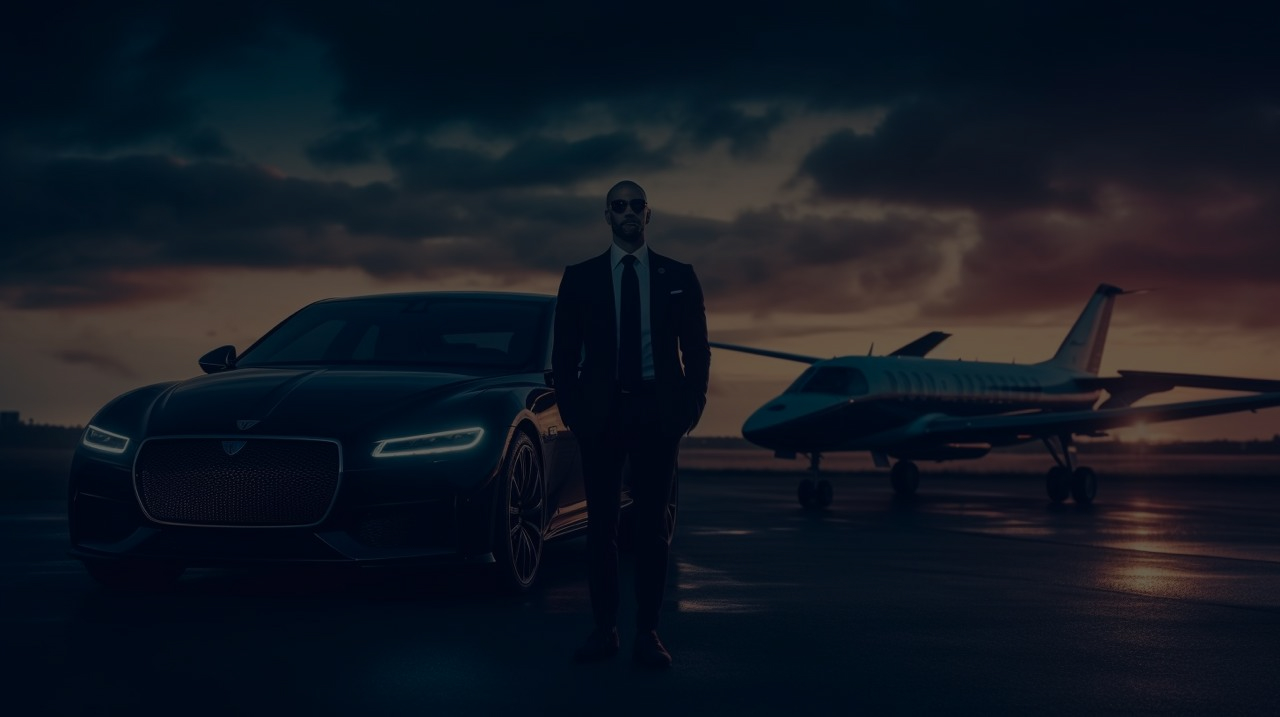
#> input picture news_bot/src/images/vision/MacBook Pro 14_ - 1.jpg, 1280 x 717 px
$ python image.py   (older library calls are emulated)
#> lines starting #> are read from the running program, lines starting #| are printed output that depends on the picture
import textwrap

import cv2
import numpy as np

from PIL import ImageFont, ImageDraw, Image


class ConvertImage:

    def __init__(
            self,
            title="Заголовок",
            # group_name="Название группы",
            _path_to_image="../../../src/images/vision/MacBook Pro 14_ - 1.jpg",
            _path_to_save_image="test.png",
            _path_to_font="../../../src/fonts/Gilroy-ExtraBold.ttf",
            font_size_title=42,
            # font_size_group=28
    ):
        self._title = title
        # self._group_name = group_name

        self._path_to_image = _path_to_image
        self._path_to_save_image = _path_to_save_image
        self._path_to_font = _path_to_font

        self._image = self.__get_start_image()
#> in __get_start_image, image is the input picture: PIL image 1280x717 RGB; mean R, G, B 19.1, 24.8, 34.7
        self._draw = self.__get_draw()

        self._size_title = font_size_title
        # self._size_group = font_size_group

        self._font_title = self.__get_font(font_size_title)
        # self._font_group = self.__get_font(font_size_group)

    def convert_image(self):
        # position_title = ((int)(self._image.width/10), (int)(self._image.height/10))
        # position_title = ((int)(self._image.width / 2), (int)(self._image.height / 2))
        fill = (255, 255, 255, 0)
        text = textwrap.wrap(self._title, width=self._size_title)

        current_h = self._image.height / 2
#> current_h = 358.5
        for line in text:
            w, h = self._draw.textsize(line, font=self._font_title)
            position_title = (((self._image.width - w) / 2), current_h)
            self._draw.text(
                position_title,
                line,
                # anchor="ma",
                font=self._font_title,
                fill=fill
            )

            current_h += h + 10
#> this loop made 2 passes
#> (w, h, position_title, current_h) on passes 1 to 2: (1006, 48, (137, 358.5), 416.5), (711, 45, (284.5, 416.5), 471.5)
#> after the loop, current_h = 471.5

        # position_group = ((int)(self._image.width*7/10), (int)(self._image.height/10))
        # self._draw.text(
        #     position_group,
        #     self._group_name,
        #     font=self._font_group,
        #     fill=fill
        # )

    def __get_start_image(self):
        # image = np.load(self._path_to_image)
        # image = Image.fromarray(image)

        image = Image.open(self._path_to_image)
        data = np.asarray(image)
        image = Image.fromarray(data)

        return image

    def __get_draw(self):
        draw = ImageDraw.Draw(self._image)

        return draw

    def __get_font(self, font):
        return ImageFont.truetype(self._path_to_font, font)

    def save_image(self):
        image = cv2.cvtColor(np.array(self._image), cv2.COLOR_RGB2RGBA)
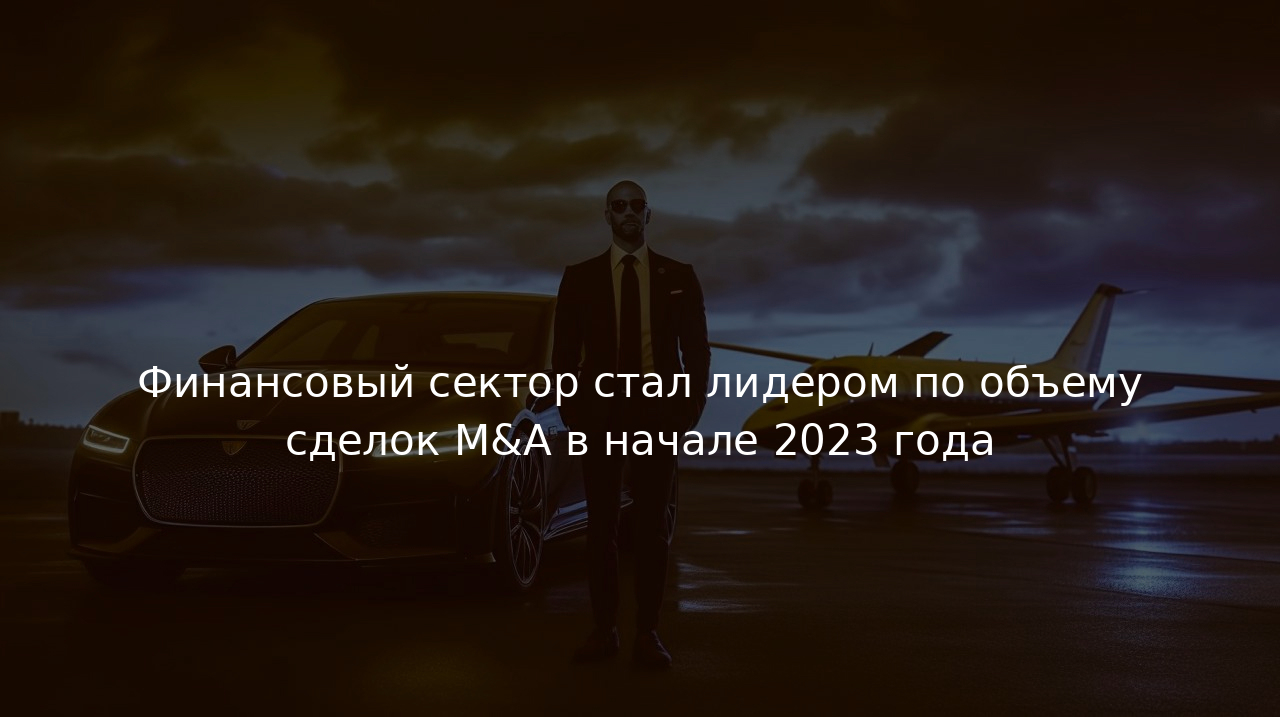
#> image: shape (717, 1280, 4); mean B, G, R, A 22.7, 28.3, 38, 255
        image = Image.fromarray(image)

        image.save(self._path_to_save_image)


if __name__ == '__main__':
    image_ = ConvertImage(title="Финансовый сектор стал лидером по объему сделок M&A в начале 2023 года")
    image_.convert_image()
    image_.save_image()

$ run again, with news_bot/src/images/vision/MacBook Pro 14_ - 10.jpg copied over news_bot/src/images/vision/MacBook Pro 14_ - 1.jpg
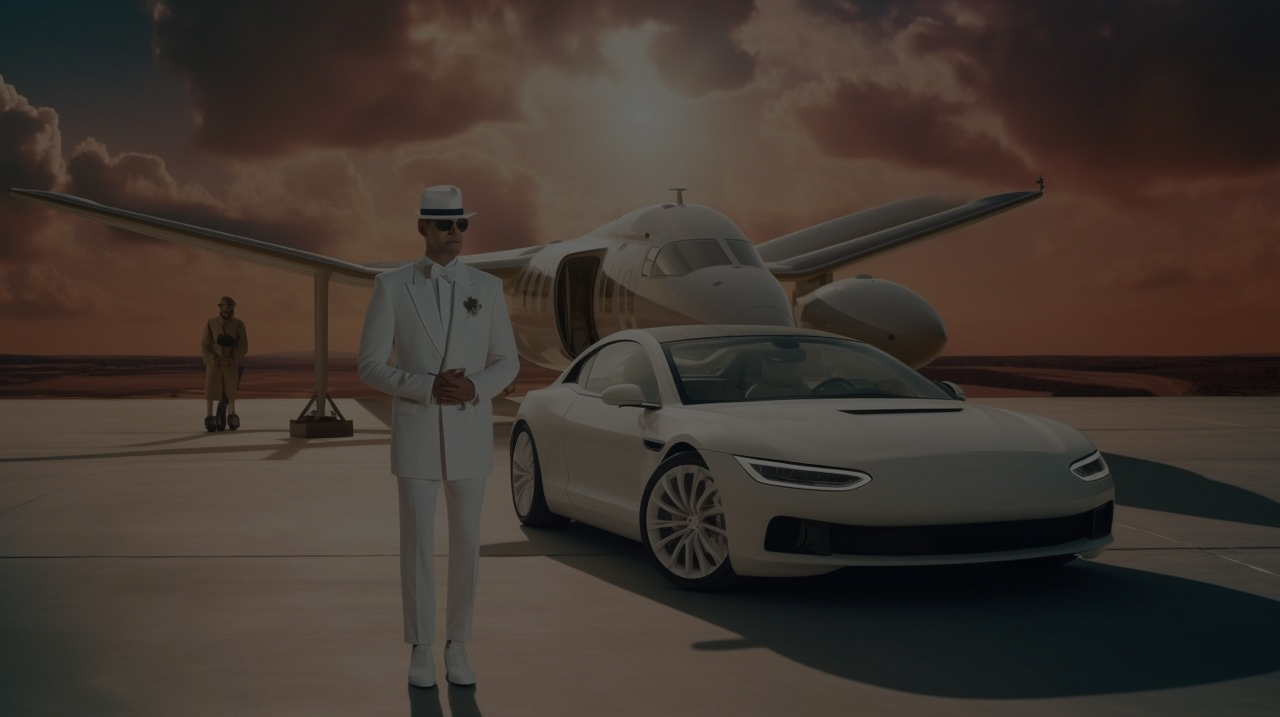
#> input picture news_bot/src/images/vision/MacBook Pro 14_ - 10.jpg, 1280 x 717 px
#> in __get_start_image, image is the input picture: PIL image 1280x717 RGB; mean R, G, B 63.7, 54, 47.4
#> the loop in convert_image, `for line in text:` made 2 passes
#> (w, h, position_title, current_h) on passes 1 to 2: (1006, 48, (137, 358.5), 416.5), (711, 45, (284.5, 416.5), 471.5)
#> after the loop in convert_image, `for line in text:`: current_h = 471.5
#> in save_image, `image = cv2.cvtColor(np.array(self._image), cv2.COLOR_RGB2RGBA)`:
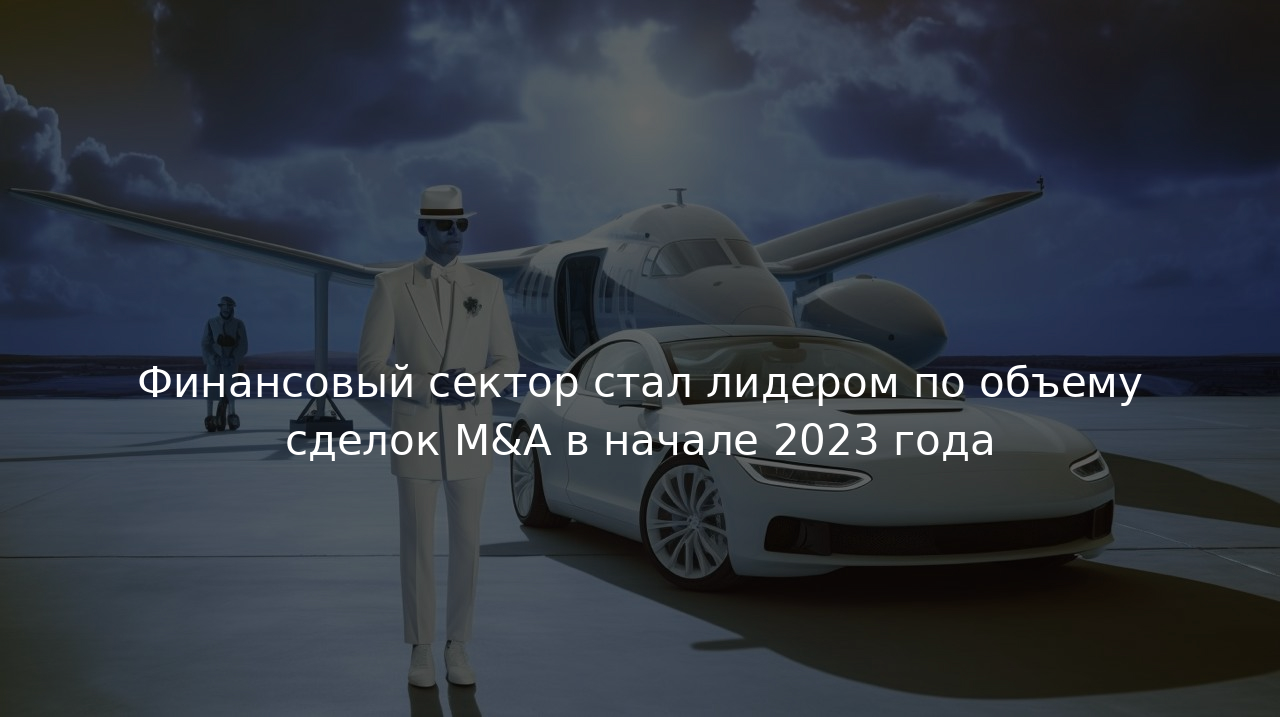
#> image: shape (717, 1280, 4); mean B, G, R, A 66.6, 57, 50.5, 255

$ run again, with news_bot/src/images/vision/MacBook Pro 14_ - 11.jpg copied over news_bot/src/images/vision/MacBook Pro 14_ - 1.jpg
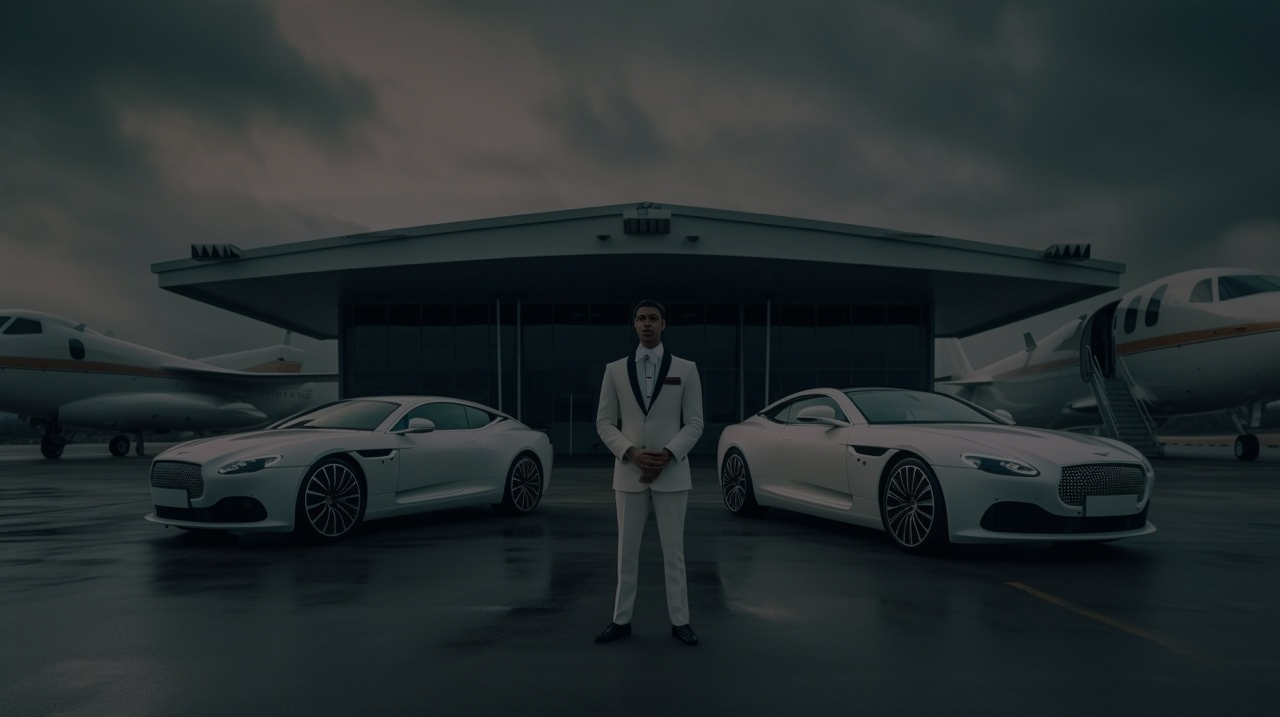
#> input picture news_bot/src/images/vision/MacBook Pro 14_ - 11.jpg, 1280 x 717 px
#> in __get_start_image, image is the input picture: PIL image 1280x717 RGB; mean R, G, B 37.5, 45.6, 47
#> the loop in convert_image, `for line in text:` made 2 passes
#> (w, h, position_title, current_h) on passes 1 to 2: (1006, 48, (137, 358.5), 416.5), (711, 45, (284.5, 416.5), 471.5)
#> after the loop in convert_image, `for line in text:`: current_h = 471.5
#> in save_image, `image = cv2.cvtColor(np.array(self._image), cv2.COLOR_RGB2RGBA)`:
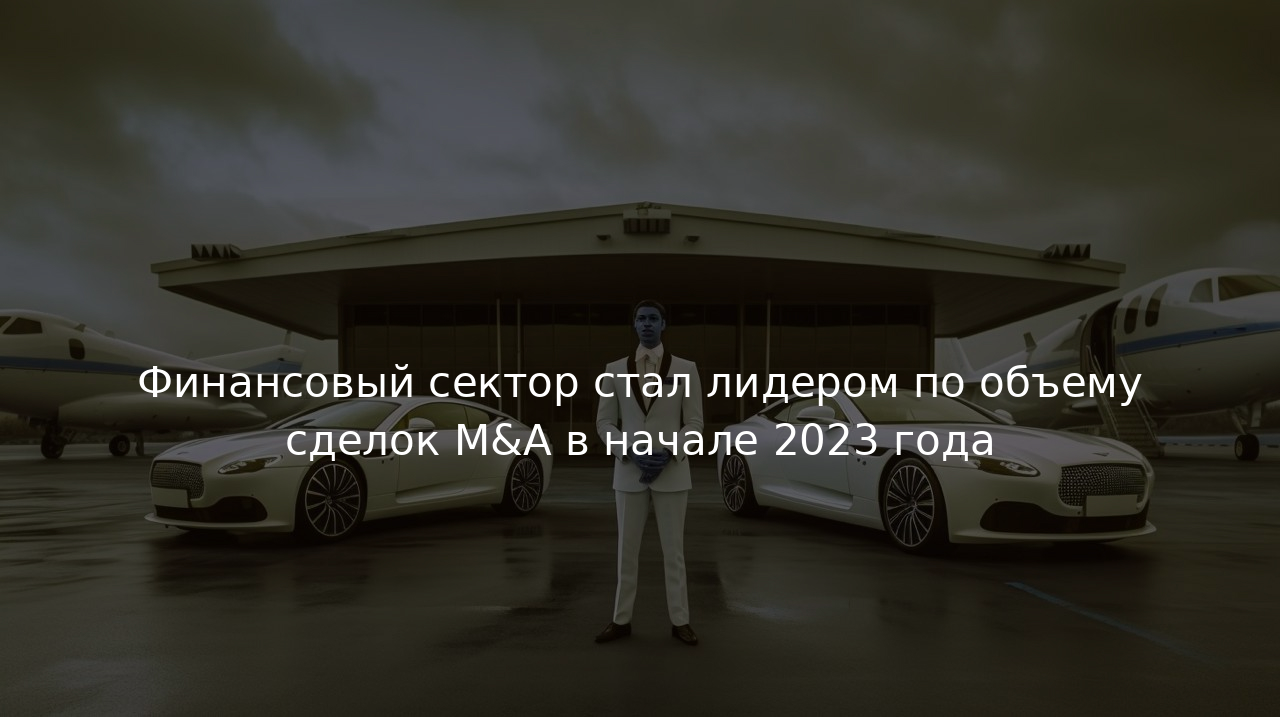
#> image: shape (717, 1280, 4); mean B, G, R, A 40.8, 48.8, 50.1, 255

$ run again, with news_bot/src/images/vision/MacBook Pro 14_ - 12.jpg copied over news_bot/src/images/vision/MacBook Pro 14_ - 1.jpg
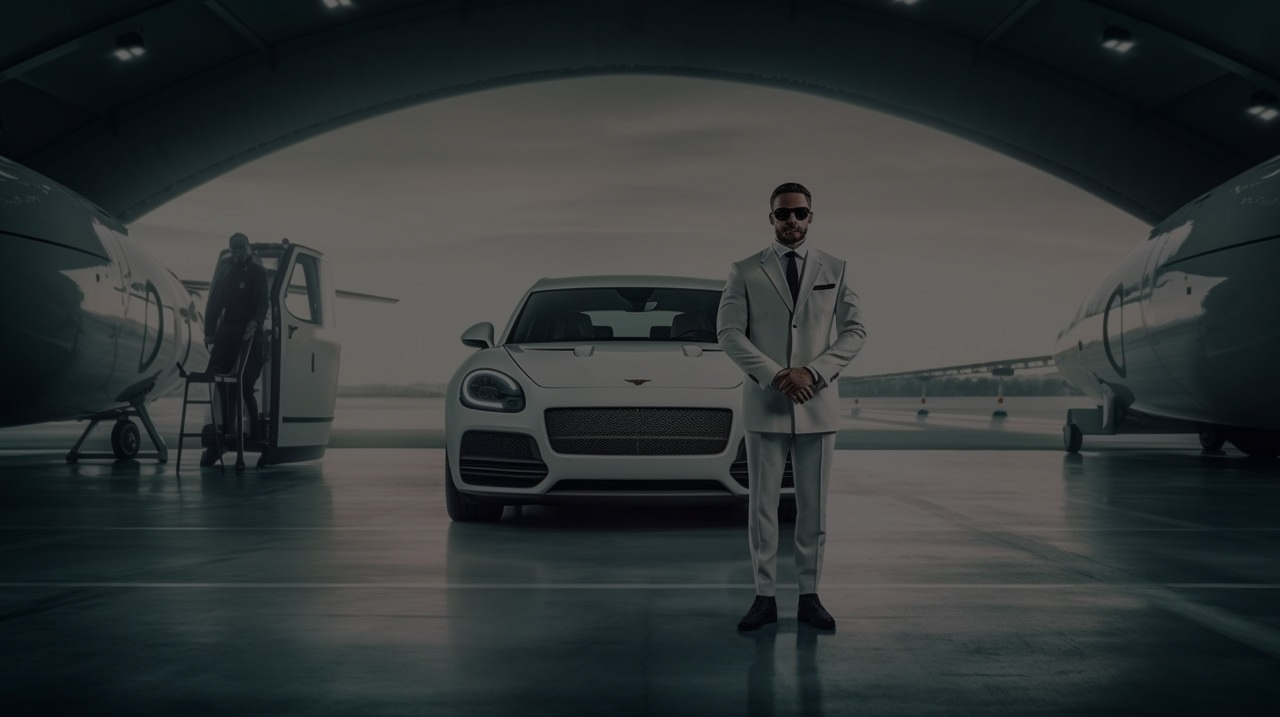
#> input picture news_bot/src/images/vision/MacBook Pro 14_ - 12.jpg, 1280 x 717 px
#> in __get_start_image, image is the input picture: PIL image 1280x717 RGB; mean R, G, B 48.7, 53.7, 54.1
#> the loop in convert_image, `for line in text:` made 2 passes
#> (w, h, position_title, current_h) on passes 1 to 2: (1006, 48, (137, 358.5), 416.5), (711, 45, (284.5, 416.5), 471.5)
#> after the loop in convert_image, `for line in text:`: current_h = 471.5
#> in save_image, `image = cv2.cvtColor(np.array(self._image), cv2.COLOR_RGB2RGBA)`:
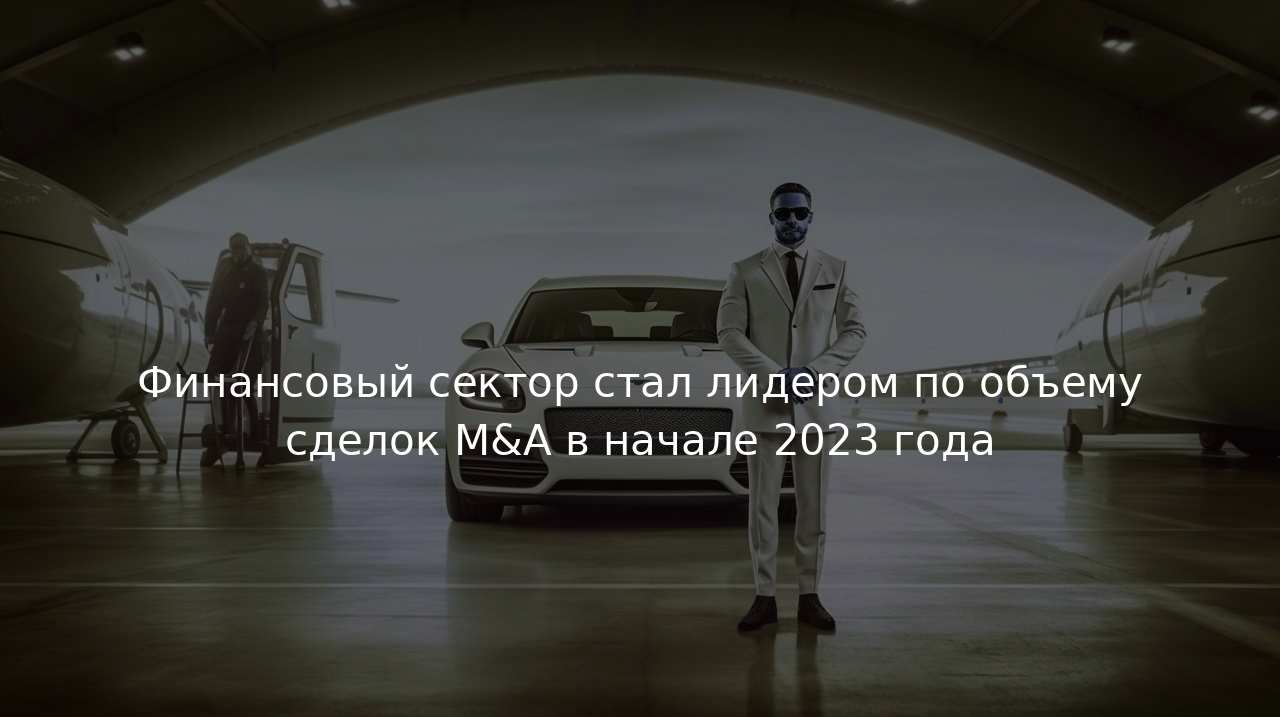
#> image: shape (717, 1280, 4); mean B, G, R, A 51.7, 56.6, 57, 255
